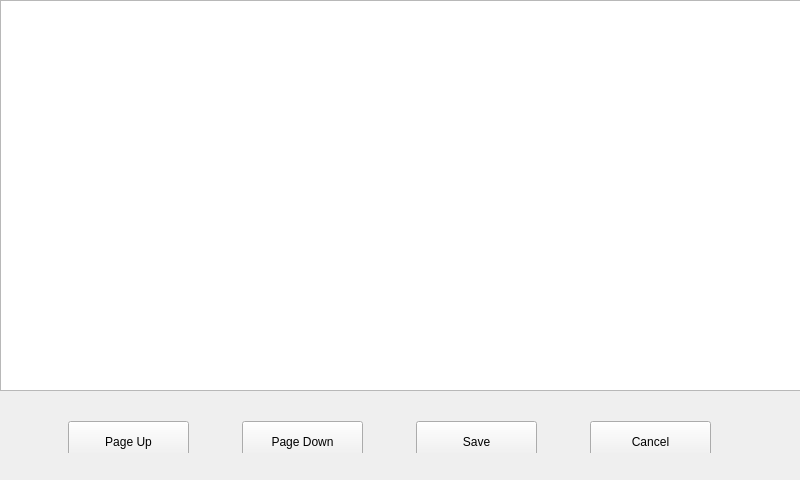
<?xml version="1.0" encoding="UTF-8"?>
<ui version="4.0">
 <class>SettingManage</class>
 <widget class="QWidget" name="SettingManage">
  <property name="geometry">
   <rect>
    <x>0</x>
    <y>0</y>
    <width>800</width>
    <height>480</height>
   </rect>
  </property>
  <property name="windowTitle">
   <string>Widget</string>
  </property>
  <widget class="QTableWidget" name="tableWidget">
   <property name="geometry">
    <rect>
     <x>0</x>
     <y>0</y>
     <width>801</width>
     <height>391</height>
    </rect>
   </property>
  </widget>
  <widget class="QWidget" name="horizontalLayoutWidget">
   <property name="geometry">
    <rect>
     <x>10</x>
     <y>410</y>
     <width>761</width>
     <height>43</height>
    </rect>
   </property>
   <layout class="QHBoxLayout" name="horizontalLayout">
    <item>
     <widget class="QPushButton" name="pushButton">
      <property name="sizePolicy">
       <sizepolicy hsizetype="Fixed" vsizetype="Fixed">
        <horstretch>0</horstretch>
        <verstretch>0</verstretch>
       </sizepolicy>
      </property>
      <property name="minimumSize">
       <size>
        <width>121</width>
        <height>41</height>
       </size>
      </property>
      <property name="text">
       <string>Page Up</string>
      </property>
     </widget>
    </item>
    <item>
     <widget class="QPushButton" name="pushButton_2">
      <property name="sizePolicy">
       <sizepolicy hsizetype="Fixed" vsizetype="Fixed">
        <horstretch>0</horstretch>
        <verstretch>0</verstretch>
       </sizepolicy>
      </property>
      <property name="minimumSize">
       <size>
        <width>121</width>
        <height>41</height>
       </size>
      </property>
      <property name="text">
       <string>Page Down</string>
      </property>
     </widget>
    </item>
    <item>
     <widget class="QPushButton" name="pushButton_3">
      <property name="sizePolicy">
       <sizepolicy hsizetype="Fixed" vsizetype="Fixed">
        <horstretch>0</horstretch>
        <verstretch>0</verstretch>
       </sizepolicy>
      </property>
      <property name="minimumSize">
       <size>
        <width>121</width>
        <height>41</height>
       </size>
      </property>
      <property name="text">
       <string>Save</string>
      </property>
     </widget>
    </item>
    <item>
     <widget class="QPushButton" name="pushButton_4">
      <property name="sizePolicy">
       <sizepolicy hsizetype="Fixed" vsizetype="Fixed">
        <horstretch>0</horstretch>
        <verstretch>0</verstretch>
       </sizepolicy>
      </property>
      <property name="minimumSize">
       <size>
        <width>121</width>
        <height>41</height>
       </size>
      </property>
      <property name="text">
       <string>Cancel</string>
      </property>
     </widget>
    </item>
   </layout>
  </widget>
 </widget>
 <layoutdefault spacing="6" margin="11"/>
 <resources/>
 <connections/>
</ui>
